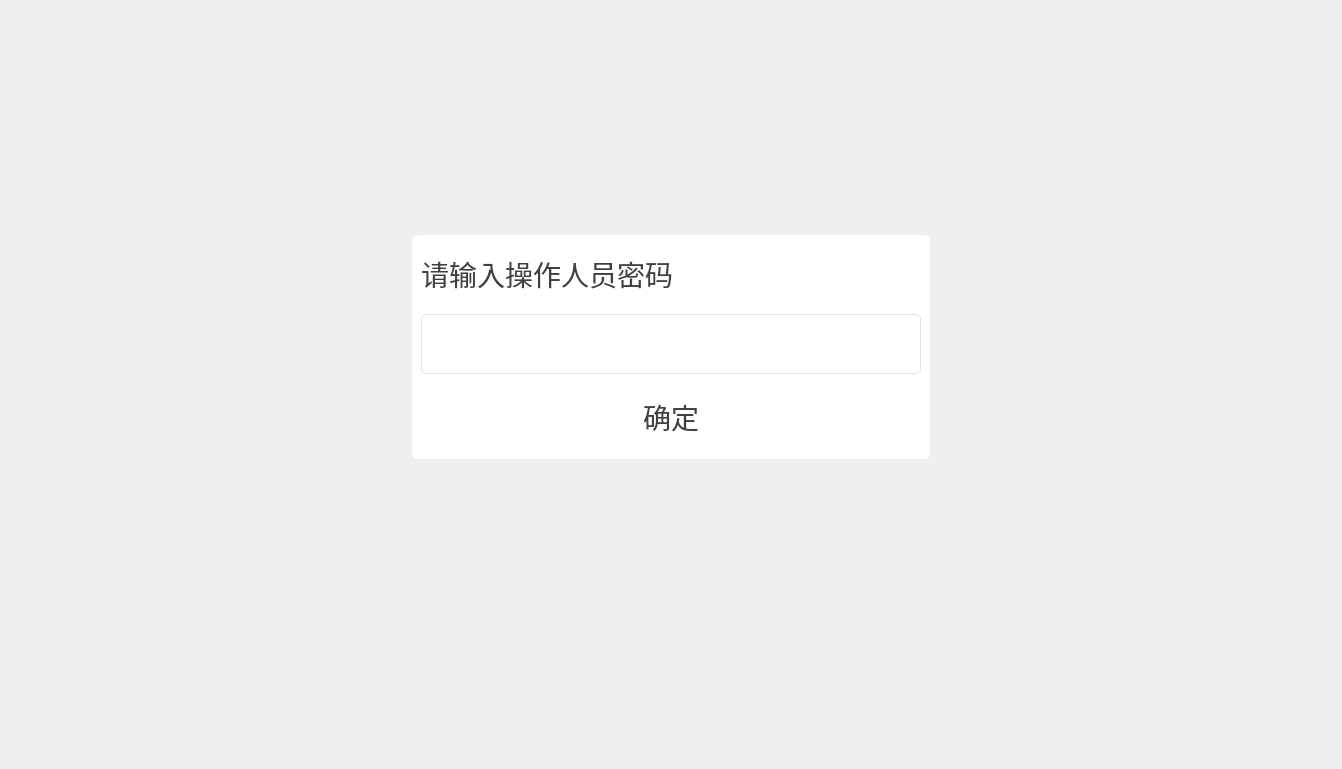
               <widget class="QWidget" name="pageEdit">
                <layout class="QGridLayout" name="gridLayout_16" rowstretch="3,3,4" columnstretch="1,1,1">
                 <item row="0" column="1">
                  <spacer name="verticalSpacer_19">
                   <property name="orientation">
                    <enum>Qt::Vertical</enum>
                   </property>
                   <property name="sizeHint" stdset="0">
                    <size>
                     <width>20</width>
                     <height>265</height>
                    </size>
                   </property>
                  </spacer>
                 </item>
                 <item row="1" column="0">
                  <spacer name="horizontalSpacer_8">
                   <property name="orientation">
                    <enum>Qt::Horizontal</enum>
                   </property>
                   <property name="sizeHint" stdset="0">
                    <size>
                     <width>401</width>
                     <height>20</height>
                    </size>
                   </property>
                  </spacer>
                 </item>
                 <item row="1" column="1">
                  <widget class="QFrame" name="mfame_edit_item">
                   <property name="styleSheet">
                    <string notr="true">   
	border-radius: 5px;
	font-size:28px;
	color: rgb(64, 64, 64);
	background-color: rgb(255, 255, 255);
</string>
                   </property>
                   <property name="frameShape">
                    <enum>QFrame::StyledPanel</enum>
                   </property>
                   <property name="frameShadow">
                    <enum>QFrame::Raised</enum>
                   </property>
                   <layout class="QGridLayout" name="gridLayout_15" columnstretch="0,0">
                    <property name="spacing">
                     <number>10</number>
                    </property>
                    <item row="0" column="0" colspan="2">
                     <widget class="QLabel" name="label_57">
                      <property name="minimumSize">
                       <size>
                        <width>500</width>
                        <height>50</height>
                       </size>
                      </property>
                      <property name="maximumSize">
                       <size>
                        <width>16777215</width>
                        <height>60</height>
                       </size>
                      </property>
                      <property name="styleSheet">
                       <string notr="true">QLabel
{
	color: rgb(64, 64, 64);
	font-size:28px;
}</string>
                      </property>
                      <property name="text">
                       <string>请输入操作人员密码</string>
                      </property>
                      <property name="alignment">
                       <set>Qt::AlignLeading|Qt::AlignLeft|Qt::AlignVCenter</set>
                      </property>
                     </widget>
                    </item>
                    <item row="1" column="0" colspan="2">
                     <widget class="QLineEdit" name="mEdit_item">
                      <property name="minimumSize">
                       <size>
                        <width>0</width>
                        <height>60</height>
                       </size>
                      </property>
                      <property name="styleSheet">
                       <string notr="true">QLineEdit
{
	border: 1px solid #e1e3e7;         
	border-radius: 5px;
	font-size:28px;
	color: rgb(64, 64, 64);
	background-color: rgb(255, 255, 255);
}</string>
                      </property>
                      <property name="echoMode">
                       <enum>QLineEdit::Password</enum>
                      </property>
                     </widget>
                    </item>
                    <item row="2" column="0" colspan="2">
                     <widget class="QPushButton" name="mBtn_item_ok">
                      <property name="sizePolicy">
                       <sizepolicy hsizetype="Minimum" vsizetype="Minimum">
                        <horstretch>0</horstretch>
                        <verstretch>0</verstretch>
                       </sizepolicy>
                      </property>
                      <property name="minimumSize">
                       <size>
                        <width>0</width>
                        <height>60</height>
                       </size>
                      </property>
                      <property name="maximumSize">
                       <size>
                        <width>16777215</width>
                        <height>999</height>
                       </size>
                      </property>
                      <property name="font">
                       <font>
                        <pointsize>-1</pointsize>
                       </font>
                      </property>
                      <property name="styleSheet">
                       <string notr="true">QPushButton{ 
	border-radius:8px;
background-color:rgb(64,64,64);
font-size:26px; 
color:white;


}
QPushButton:hover{
font-size:26px; 
color:white;
}

QPushButton:pressed{
	background-color:rgb(31, 78, 121);
};
</string>
                      </property>
                      <property name="text">
                       <string>确定</string>
                      </property>
                     </widget>
                    </item>
                   </layout>
                  </widget>
                 </item>
                 <item row="1" column="2">
                  <spacer name="horizontalSpacer_9">
                   <property name="orientation">
                    <enum>Qt::Horizontal</enum>
                   </property>
                   <property name="sizeHint" stdset="0">
                    <size>
                     <width>401</width>
                     <height>20</height>
                    </size>
                   </property>
                  </spacer>
                 </item>
                 <item row="2" column="1">
                  <spacer name="verticalSpacer_18">
                   <property name="orientation">
                    <enum>Qt::Vertical</enum>
                   </property>
                   <property name="sizeHint" stdset="0">
                    <size>
                     <width>20</width>
                     <height>274</height>
                    </size>
                   </property>
                  </spacer>
                 </item>
                </layout>
               </widget>
